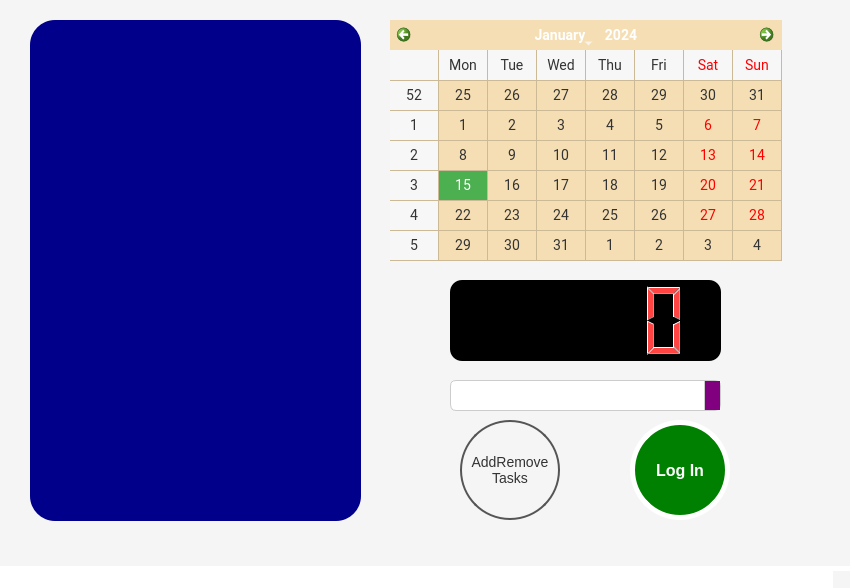
<?xml version="1.0" encoding="UTF-8"?>
<ui version="4.0">
 <class>MainWindow</class>
 <widget class="QMainWindow" name="MainWindow">
  <property name="enabled">
   <bool>true</bool>
  </property>
  <property name="geometry">
   <rect>
    <x>0</x>
    <y>0</y>
    <width>850</width>
    <height>588</height>
   </rect>
  </property>
  <property name="cursor">
   <cursorShape>ArrowCursor</cursorShape>
  </property>
  <property name="mouseTracking">
   <bool>false</bool>
  </property>
  <property name="windowTitle">
   <string>Streak Tracking Program</string>
  </property>
  <property name="windowIcon">
   <iconset>
    <normaloff>../Images/Icon.webp</normaloff>../Images/Icon.webp</iconset>
  </property>
  <property name="styleSheet">
   <string notr="true">QWidget {
	background-image: url(&quot;:/images/images/Morning.png&quot;);
	background-position: center;
    background-repeat: no-repeat;
    background-size: cover; /* Makes the image scale to fill the window */
    background-color: #f5f5f5;  /* Light gray background */
    font-family: 'Roboto', sans-serif;  /* Clean modern font */
    font-size: 14px;
    color: #333333;  /* Dark text color */
}

.QPushButton
{

color: #333;
border: 2px solid #555;
border-radius: 50px;


}

QPushButton#checkStreak
{
background-color: darkblue;
color:white;
font-size: 12px;
font-weight: bold;
border: 5px solid white;
}

QPushButton#checkStreak:hover , QPushButton#checkStreak:focus
{
background-color: black;
color: yellow;

}
QPushButton#checkStreak::pressed
{
background-color: red;
color: yellow;

}

QPushButton#logIn
{
background-color: green;
color:white;
font-size: 16px;
font-weight: bold;
border: 5px solid white;

}
QPushButton#logIn:hover , QPushButton#logIn:focus
{
background-color: black;
color: yellow;

}
QPushButton#logIn::pressed
{
background-color: red;
color: yellow;
}


QLCDNumber
{

    background-color: rgba(0, 0, 0, 1) ; /* Semi-transparent dark background */
    color: #ff4444; /* Bright red for numbers */
    font-size: 32px;
    font-weight: bold;
    border-radius: 12px;
    padding: 10px;
    text-align: center;

}

QListView
{
font-size:32px;
background-color:darkblue;
color:#F7FF00;
text-shadow:2px 2px 5px #FFF;
font-weight:900;



}

QMainWindow
{
background-color: rgba(255, 255, 255);
}

QMenuBar
{
background-color: rgba(255, 255, 255);
}

QStatusBar
{
background-color: rgba(255, 255, 255);
}

QCalendarWidget {
    background-color: #ffffff;  /* White background */
    border: 1px solid #cccccc; /* Light gray border */
    border-radius: 8px;
    padding: 5px;
}

QCalendarWidget QAbstractItemView {
    selection-background-color: #4caf50; /* Green for selected dates */
    selection-color: #ffffff; /* White text for selected dates */
}

QCalendarWidget QToolButton {
    background-color: #4caf50; /* Green buttons */
    color: #ffffff; /* White text */
    border-radius: 6px;
    padding: 5px;
}

QCalendarWidget QToolButton:hover {
    background-color: #388e3c; /* Darker green on hover */
}

QComboBox {
    background-color: #ffffff; /* White background */
    color: #333333; /* Dark gray text */
    border: 1px solid #cccccc; /* Light gray border */
    border-radius: 6px;
    padding: 5px;
}

QComboBox::drop-down {
    border-left: 1px solid #cccccc;
	background-color:purple;
}

QComboBox QAbstractItemView {
    selection-background-color: #4caf50; /* Green selection */
    selection-color: #ffffff; /* White text for selected item */
}



</string>
  </property>
  <widget class="QWidget" name="centralwidget">
   <widget class="QListView" name="logList">
    <property name="enabled">
     <bool>false</bool>
    </property>
    <property name="geometry">
     <rect>
      <x>30</x>
      <y>20</y>
      <width>331</width>
      <height>501</height>
     </rect>
    </property>
    <property name="font">
     <font>
      <family>Roboto,sans-serif</family>
      <pointsize>-1</pointsize>
      <weight>99</weight>
      <bold>true</bold>
     </font>
    </property>
    <property name="styleSheet">
     <string notr="true">position:relative;
top:100px;
border-radius:25px;
border: solid 10px white;</string>
    </property>
   </widget>
   <widget class="QPushButton" name="logIn">
    <property name="geometry">
     <rect>
      <x>630</x>
      <y>420</y>
      <width>100</width>
      <height>100</height>
     </rect>
    </property>
    <property name="cursor">
     <cursorShape>PointingHandCursor</cursorShape>
    </property>
    <property name="mouseTracking">
     <bool>false</bool>
    </property>
    <property name="styleSheet">
     <string notr="true"/>
    </property>
    <property name="text">
     <string>Log In</string>
    </property>
   </widget>
   <widget class="QPushButton" name="addRemove">
    <property name="geometry">
     <rect>
      <x>460</x>
      <y>420</y>
      <width>100</width>
      <height>100</height>
     </rect>
    </property>
    <property name="cursor">
     <cursorShape>PointingHandCursor</cursorShape>
    </property>
    <property name="mouseTracking">
     <bool>false</bool>
    </property>
    <property name="styleSheet">
     <string notr="true"/>
    </property>
    <property name="text">
     <string>AddRemove 
Tasks</string>
    </property>
   </widget>
   <widget class="QCalendarWidget" name="calender">
    <property name="geometry">
     <rect>
      <x>390</x>
      <y>20</y>
      <width>392</width>
      <height>241</height>
     </rect>
    </property>
    <property name="font">
     <font>
      <family>Roboto,sans-serif</family>
      <pointsize>-1</pointsize>
     </font>
    </property>
    <property name="autoFillBackground">
     <bool>false</bool>
    </property>
    <property name="styleSheet">
     <string notr="true">background-color:wheat;
border: solid 20px #333;
text-shadow: 5px 5px #333;
border-radius: 100px;</string>
    </property>
    <property name="gridVisible">
     <bool>true</bool>
    </property>
    <property name="selectionMode">
     <enum>QCalendarWidget::SingleSelection</enum>
    </property>
    <property name="dateEditEnabled">
     <bool>true</bool>
    </property>
   </widget>
   <widget class="QLCDNumber" name="countDisplay">
    <property name="geometry">
     <rect>
      <x>450</x>
      <y>280</y>
      <width>271</width>
      <height>81</height>
     </rect>
    </property>
    <property name="styleSheet">
     <string notr="true">font: 8pt &quot;SansSerif&quot;;

</string>
    </property>
   </widget>
   <widget class="QComboBox" name="taskSelector">
    <property name="geometry">
     <rect>
      <x>450</x>
      <y>380</y>
      <width>271</width>
      <height>31</height>
     </rect>
    </property>
    <property name="font">
     <font>
      <family>Roboto,sans-serif</family>
      <pointsize>-1</pointsize>
     </font>
    </property>
    <property name="styleSheet">
     <string notr="true">background-color: rgb(255, 255, 255);
color : black;</string>
    </property>
    <property name="editable">
     <bool>false</bool>
    </property>
   </widget>
  </widget>
  <widget class="QMenuBar" name="menubar">
   <property name="geometry">
    <rect>
     <x>0</x>
     <y>0</y>
     <width>850</width>
     <height>23</height>
    </rect>
   </property>
  </widget>
  <widget class="QStatusBar" name="statusbar">
   <property name="cursor">
    <cursorShape>ArrowCursor</cursorShape>
   </property>
  </widget>
 </widget>
 <resources>
  <include location="backgroundImage.qrc"/>
 </resources>
 <connections/>
</ui>
